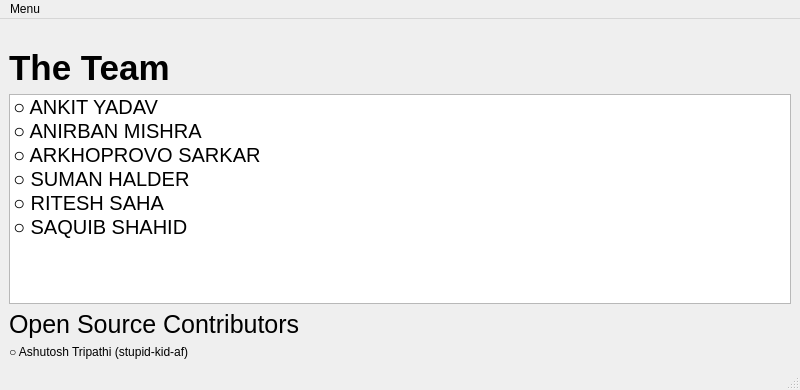
<?xml version="1.0" encoding="UTF-8"?>
<ui version="4.0">
 <class>MainWindow</class>
 <widget class="QMainWindow" name="MainWindow">
  <property name="geometry">
   <rect>
    <x>0</x>
    <y>0</y>
    <width>800</width>
    <height>390</height>
   </rect>
  </property>
  <property name="sizePolicy">
   <sizepolicy hsizetype="Expanding" vsizetype="Expanding">
    <horstretch>0</horstretch>
    <verstretch>0</verstretch>
   </sizepolicy>
  </property>
  <property name="windowTitle">
   <string>DICE SIMULATOR</string>
  </property>
  <property name="windowIcon">
   <iconset>
    <normaloff>icon1.png</normaloff>
    <normalon>icon1.png</normalon>icon1.png</iconset>
  </property>
  <widget class="QWidget" name="centralwidget">
   <layout class="QVBoxLayout" name="verticalLayout">
    <item alignment="Qt::AlignHCenter|Qt::AlignVCenter">
     <widget class="QLabel" name="label">
      <property name="sizePolicy">
       <sizepolicy hsizetype="Expanding" vsizetype="Expanding">
        <horstretch>0</horstretch>
        <verstretch>0</verstretch>
       </sizepolicy>
      </property>
      <property name="text">
       <string/>
      </property>
     </widget>
    </item>
    <item>
     <widget class="QLabel" name="label_3">
      <property name="font">
       <font>
        <pointsize>26</pointsize>
        <bold>true</bold>
       </font>
      </property>
      <property name="text">
       <string>The Team</string>
      </property>
     </widget>
    </item>
    <item>
     <widget class="QListWidget" name="listWidget">
      <item>
       <property name="text">
        <string>○ ANKIT YADAV</string>
       </property>
       <property name="font">
        <font>
         <pointsize>15</pointsize>
        </font>
       </property>
      </item>
      <item>
       <property name="text">
        <string>○ ANIRBAN MISHRA</string>
       </property>
       <property name="font">
        <font>
         <pointsize>15</pointsize>
        </font>
       </property>
      </item>
      <item>
       <property name="text">
        <string>○ ARKHOPROVO SARKAR</string>
       </property>
       <property name="font">
        <font>
         <pointsize>15</pointsize>
        </font>
       </property>
      </item>
      <item>
       <property name="text">
        <string>○ SUMAN HALDER</string>
       </property>
       <property name="font">
        <font>
         <pointsize>15</pointsize>
        </font>
       </property>
      </item>
      <item>
       <property name="text">
        <string>○ RITESH SAHA</string>
       </property>
       <property name="font">
        <font>
         <pointsize>15</pointsize>
        </font>
       </property>
      </item>
      <item>
       <property name="text">
        <string>○ SAQUIB SHAHID</string>
       </property>
       <property name="font">
        <font>
         <pointsize>15</pointsize>
        </font>
       </property>
      </item>
     </widget>
    </item>
    <item>
     <widget class="QLabel" name="label_4">
      <property name="font">
       <font>
        <pointsize>19</pointsize>
       </font>
      </property>
      <property name="text">
       <string>Open Source Contributors</string>
      </property>
     </widget>
    </item>
    <item alignment="Qt::AlignBottom">
     <widget class="QLabel" name="label_5">
      <property name="text">
       <string>○ Ashutosh Tripathi (stupid-kid-af)</string>
      </property>
     </widget>
    </item>
   </layout>
  </widget>
  <widget class="QMenuBar" name="menubar">
   <property name="geometry">
    <rect>
     <x>0</x>
     <y>0</y>
     <width>800</width>
     <height>23</height>
    </rect>
   </property>
   <widget class="QMenu" name="menuMenu">
    <property name="title">
     <string>Menu</string>
    </property>
    <addaction name="actionVisit_Github_Repository"/>
   </widget>
   <addaction name="menuMenu"/>
  </widget>
  <widget class="QStatusBar" name="statusbar"/>
  <action name="actionVisit_Github_Repository">
   <property name="text">
    <string>Visit Github Repository</string>
   </property>
  </action>
  <action name="actionAbout">
   <property name="text">
    <string>About</string>
   </property>
  </action>
 </widget>
 <resources/>
 <connections/>
</ui>
